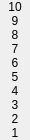
       <widget class="QWidget" name="verticalCoordinate_2" native="true">
        <property name="sizePolicy">
         <sizepolicy hsizetype="Fixed" vsizetype="Preferred">
          <horstretch>0</horstretch>
          <verstretch>0</verstretch>
         </sizepolicy>
        </property>
        <property name="minimumSize">
         <size>
          <width>30</width>
          <height>0</height>
         </size>
        </property>
        <property name="maximumSize">
         <size>
          <width>30</width>
          <height>16777215</height>
         </size>
        </property>
        <layout class="QVBoxLayout" name="verticalLayout_2">
         <property name="spacing">
          <number>0</number>
         </property>
         <property name="leftMargin">
          <number>0</number>
         </property>
         <property name="topMargin">
          <number>0</number>
         </property>
         <property name="rightMargin">
          <number>0</number>
         </property>
         <property name="bottomMargin">
          <number>0</number>
         </property>
         <item>
          <widget class="QLabel" name="label_10">
           <property name="text">
            <string>10</string>
           </property>
           <property name="alignment">
            <set>Qt::AlignCenter</set>
           </property>
          </widget>
         </item>
         <item>
          <widget class="QLabel" name="label_9">
           <property name="text">
            <string>9</string>
           </property>
           <property name="alignment">
            <set>Qt::AlignCenter</set>
           </property>
          </widget>
         </item>
         <item>
          <widget class="QLabel" name="label_8">
           <property name="text">
            <string>8</string>
           </property>
           <property name="alignment">
            <set>Qt::AlignCenter</set>
           </property>
          </widget>
         </item>
         <item>
          <widget class="QLabel" name="label_7">
           <property name="text">
            <string>7</string>
           </property>
           <property name="alignment">
            <set>Qt::AlignCenter</set>
           </property>
          </widget>
         </item>
         <item>
          <widget class="QLabel" name="label_6">
           <property name="text">
            <string>6</string>
           </property>
           <property name="alignment">
            <set>Qt::AlignCenter</set>
           </property>
          </widget>
         </item>
         <item>
          <widget class="QLabel" name="label_5">
           <property name="text">
            <string>5</string>
           </property>
           <property name="alignment">
            <set>Qt::AlignCenter</set>
           </property>
          </widget>
         </item>
         <item>
          <widget class="QLabel" name="label_4">
           <property name="text">
            <string>4</string>
           </property>
           <property name="alignment">
            <set>Qt::AlignCenter</set>
           </property>
          </widget>
         </item>
         <item>
          <widget class="QLabel" name="label_3">
           <property name="text">
            <string>3</string>
           </property>
           <property name="alignment">
            <set>Qt::AlignCenter</set>
           </property>
          </widget>
         </item>
         <item>
          <widget class="QLabel" name="label_2">
           <property name="text">
            <string>2</string>
           </property>
           <property name="alignment">
            <set>Qt::AlignCenter</set>
           </property>
          </widget>
         </item>
         <item>
          <widget class="QLabel" name="label">
           <property name="text">
            <string>1</string>
           </property>
           <property name="alignment">
            <set>Qt::AlignCenter</set>
           </property>
          </widget>
         </item>
        </layout>
       </widget>
